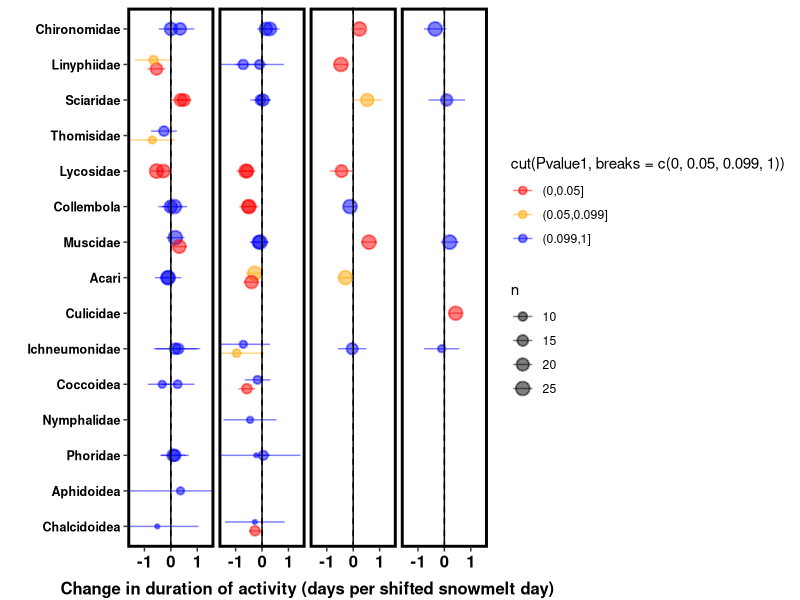
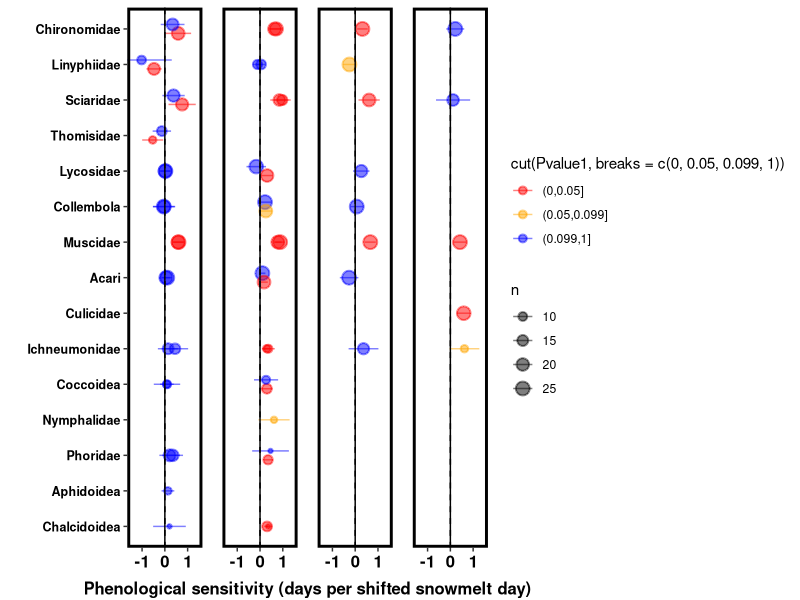
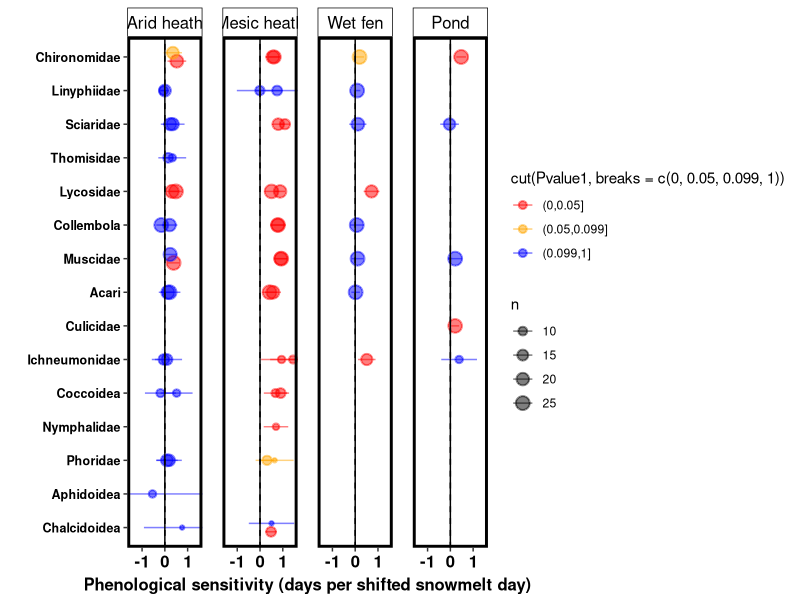
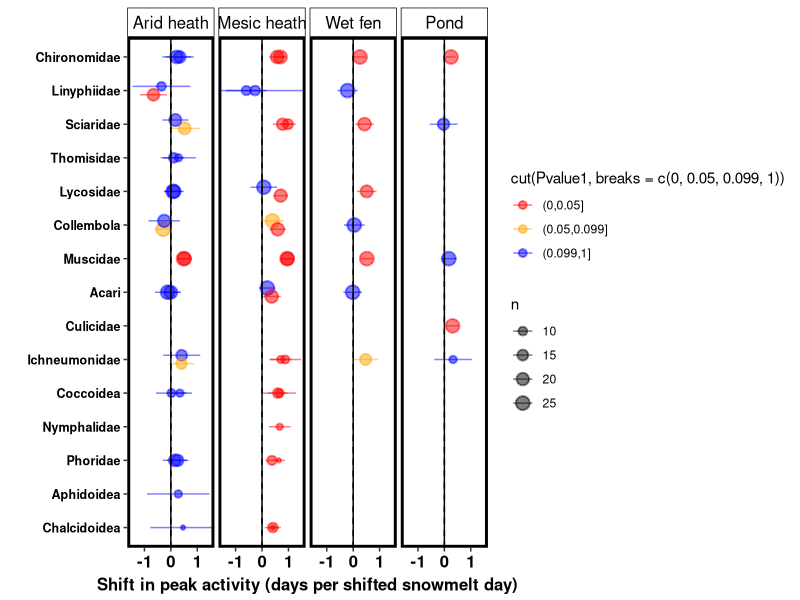

The R script that drew these images, in order: (Note: this script raises an error after producing the figures.)
####Figure 3 and 4 - phenological responses of taxa-by-plot combinations####

pkgs <- c("tidyverse", "readxl", "corrplot")

vapply(pkgs, library, FUN.VALUE = logical(1L), character.only = TRUE,
       logical.return = TRUE)


df_summary <-
  readxl::read_xlsx("Data/phenology_data/Dataset_summaries/df_summary_all_air_detrend_ptd.xlsx")


df_summary %>%
  mutate(Order = case_when(
    SpeciesID == "Acari" ~ "Decomposer",
    SpeciesID == "Muscidae" ~ "Mixed feeder",
    SpeciesID == "Aphidoidea" ~ "Herbivor",
    SpeciesID == "Chalcidoidea" ~ "Parasitoid",
    SpeciesID == "Chironomidae" ~ "Mixed feeder",
    SpeciesID == "Coccoidea" ~ "Herbivor",
    SpeciesID == "Collembola" ~ "Decomposer",
    SpeciesID == "Culicidae" ~ "Mixed feeder",
    SpeciesID == "Ichneumonidae" ~ "Parasitoid",
    SpeciesID == "Linyphiidae" ~ "Predator",
    SpeciesID == "Lycosidae" ~ "Predator",
    SpeciesID == "Sciaridae" ~ "Mixed feeder",
    SpeciesID == "Nymphalidae" ~ "Mixed feeder",
    SpeciesID == "Phoridae" ~ "Mixed feeder",
    SpeciesID == "Scathophagidae" ~ "Mixed feeder",
    SpeciesID == "Thomisidae" ~ "Predator")) -> df_summary


df_Onset <- subset(df_summary, Pheno_event == "Onset")
df_Peak <- subset(df_summary, Pheno_event == "Peak")
df_End <- subset(df_summary, Pheno_event == "End")
df_Duration <- subset(df_summary, Pheno_event == "Duration")


df_Onset$SpeciesID <- factor(df_Onset$SpeciesID,                 # Relevel group factor
                             levels = c("Chalcidoidea", "Aphidoidea", "Phoridae", "Nymphalidae", "Coccoidea", "Ichneumonidae", "Culicidae", "Acari",
                                        "Muscidae", "Collembola", "Lycosidae", "Thomisidae", "Sciaridae", "Linyphiidae", "Chironomidae"))
df_Peak$SpeciesID <- factor(df_Peak$SpeciesID,                 # Relevel group factor
                            levels = c("Chalcidoidea", "Aphidoidea", "Phoridae", "Nymphalidae", "Coccoidea", "Ichneumonidae", "Culicidae", "Acari",
                                       "Muscidae", "Collembola", "Lycosidae", "Thomisidae", "Sciaridae", "Linyphiidae", "Chironomidae"))
df_End$SpeciesID <- factor(df_Peak$SpeciesID,                 # Relevel group factor
                           levels = c("Chalcidoidea", "Aphidoidea", "Phoridae", "Nymphalidae", "Coccoidea", "Ichneumonidae", "Culicidae", "Acari",
                                      "Muscidae", "Collembola", "Lycosidae", "Thomisidae", "Sciaridae", "Linyphiidae", "Chironomidae"))
df_Duration$SpeciesID <- factor(df_Duration$SpeciesID,                 # Relevel group factor
                                levels = c("Chalcidoidea", "Aphidoidea", "Phoridae", "Nymphalidae", "Coccoidea", "Ichneumonidae", "Culicidae", "Acari",
                                           "Muscidae", "Collembola", "Lycosidae", "Thomisidae", "Sciaridae", "Linyphiidae", "Chironomidae"))

df_Onset$Habitat <- factor(df_Onset$Habitat,                 # Relevel group factor
                           levels = c("Arid heath", "Mesic heath", "Wet fen", "Pond"))

df_Peak$Habitat <- factor(df_Peak$Habitat,                 # Relevel group factor
                          levels = c("Arid heath", "Mesic heath", "Wet fen", "Pond"))

df_Duration$Habitat <- factor(df_Duration$Habitat,                 # Relevel group factor
                              levels = c("Arid heath", "Mesic heath", "Wet fen", "Pond"))

df_End$Habitat <- factor(df_End$Habitat,                 # Relevel group factor
                         levels = c("Arid heath", "Mesic heath", "Wet fen", "Pond"))


Onset <- ggplot(df_Onset, aes(x = Slope1, y = SpeciesID, xmin = CI_lwr1, xmax = CI_upr1, color = cut(Pvalue1, breaks = c(0, 0.05, 0.099, 1))))+
  xlab("Phenological sensitivity (days per shifted snowmelt day)")+
  ylab("")+
  #scale_shape(guide = "none")+
  geom_pointrange(aes(size = n), alpha = 0.5, position = position_dodge(width = 0.5))+
  scale_size(range=c(0.2,1))+
  geom_vline(xintercept=0, lty=2)+
  scale_color_manual(values = c('red', 'orange', 'blue'),
                     limits = c('(0,0.05]', '(0.05,0.099]', '(0.099,1]'))+
  scale_x_continuous(limits=c(-1.5,1.5), breaks = c(-1,0,1), oob=scales::rescale_none)+
  #geom_boxplot(varwidth = TRUE)+
  facet_grid(~ Habitat, scales = "free_x")+
  #scale_color_viridis_d(guide = "none")+
  geom_vline(xintercept = 0)+
  theme(panel.background = element_rect(fill = "white"), panel.spacing = unit(1, "lines"),
        axis.text.x = element_text(face = "bold", size = 12, color = "black"), 
        strip.text.x = element_text(angle = 0, size = 12, color = "black"),
        axis.title.x = element_text(face = "bold", size = 12, color = "black", vjust = 0.5), 
        axis.text.y = element_text(face = "bold", size = 9, color = "black"), panel.border = element_rect(color = "black", fill = NA, size = 2),
        strip.background = element_rect(colour = "black", fill = "white"))

Peak <- ggplot(df_Peak, aes(x = Slope1, y = SpeciesID, xmin = CI_lwr1, xmax = CI_upr1, color = cut(Pvalue1, breaks = c(0, 0.05, 0.099, 1))))+
  xlab("Shift in peak activity (days per shifted snowmelt day)")+
  ylab("")+
  #scale_colour_discrete(name = "Taxon")+
  #scale_shape(guide = "none")+
  geom_pointrange(aes(size = n), alpha = 0.5, position = position_dodge(width = 0.5))+
  scale_size(range=c(0.2,1))+
  geom_vline(xintercept=0, lty=2)+
  scale_color_manual(values = c('red', 'orange', 'blue'),
                     limits = c('(0,0.05]', '(0.05,0.099]', '(0.099,1]'))+
  scale_x_continuous(limits=c(-1.5,1.5), breaks = c(-1,0,1), oob=scales::rescale_none)+
  #geom_boxplot(varwidth = TRUE)+
  facet_grid(~ Habitat, scales = "free_x")+
  #scale_color_viridis_d(guide = "none")+
  geom_vline(xintercept = 0)+
  theme(panel.background = element_rect(fill = "white"), panel.spacing = unit(0.2, "lines"),
        axis.text.x = element_text(face = "bold", size = 12, color = "black"), 
        strip.text.x = element_text(angle = 0, size = 12, color = "black"),
        axis.title.x = element_text(face = "bold", size = 12, color = "black", vjust = 0.5), 
        axis.text.y = element_text(face = "bold", size = 9, color = "black"), panel.border = element_rect(color = "black", fill = NA, size = 2),
        strip.background = element_rect(colour = "black", fill = "white"))

End <- ggplot(df_End, aes(x = Slope1, y = SpeciesID, xmin = CI_lwr1, xmax = CI_upr1, color = cut(Pvalue1, breaks = c(0, 0.05, 0.099, 1))))+
  xlab("Phenological sensitivity (days per shifted snowmelt day)")+
  ylab("")+
  #scale_colour_discrete(name = "Taxon")+
  #scale_shape(guide = "none")+
  geom_pointrange(aes(size = n), alpha = 0.5, position = position_dodge(width = 0.5))+
  scale_size(range=c(0.2,1))+
  geom_vline(xintercept=0, lty=2)+
  scale_color_manual(values = c('red', 'orange', 'blue'),
                     limits = c('(0,0.05]', '(0.05,0.099]', '(0.099,1]'))+
  scale_x_continuous(limits=c(-1.5,1.5), breaks = c(-1,0,1), oob=scales::rescale_none)+
  #geom_boxplot(varwidth = TRUE)+
  facet_grid(~ Habitat, scales = "free_x")+
  #scale_color_viridis_d(guide = "none")+
  geom_vline(xintercept = 0)+
  theme(panel.background = element_rect(fill = "white"), 
        strip.text.y = element_text(angle = 0, color = "black"), 
        strip.text.x = element_blank(), panel.spacing = unit(1, "lines"),
        axis.title.y = element_text(hjust = -3.0, color = "black"), 
        axis.title.x = element_text(face = "bold", size = 12, color = "black", vjust = -0.5), 
        axis.text.y = element_text(face = "bold", size = 9, color = "black"), 
        axis.text.x = element_text(face = "bold", size = 12, color = "black"), 
        panel.border = element_rect(color = "black", fill = NA, size = 2))


Duration <- ggplot(df_Duration, aes(x = Slope1, y = SpeciesID, xmin = CI_lwr1, xmax = CI_upr1, color = cut(Pvalue1, breaks = c(0, 0.05, 0.099, 1))))+
  xlab("Change in duration of activity (days per shifted snowmelt day)")+
  ylab("")+
  #scale_colour_discrete(name = "Taxon")+
  #scale_shape(guide = "none")+
  geom_pointrange(aes(size = n), alpha = 0.5, position = position_dodge(width = 0.5))+
  scale_size(range=c(0.2,1))+
  geom_vline(xintercept=0, lty=2)+
  scale_color_manual(values = c('red', 'orange', 'blue'),
                     limits = c('(0,0.05]', '(0.05,0.099]', '(0.099,1]'))+
  scale_x_continuous(limits=c(-1.5,1.5), breaks = c(-1,0,1), oob=scales::rescale_none)+
  #geom_boxplot(varwidth = TRUE)+
  facet_grid(~ Habitat, scales = "free_x")+
  #scale_color_viridis_d(guide = "none")+
  geom_vline(xintercept = 0)+
  theme(panel.background = element_rect(fill = "white"), 
        strip.text.y = element_text(angle = 0, color = "black"), 
        strip.text.x = element_blank(), panel.spacing = unit(0.2, "lines"),
        axis.title.y = element_text(hjust = -3.0, color = "black"), 
        axis.title.x = element_text(face = "bold", size = 12, color = "black", vjust = -0.5), 
        axis.text.y = element_text(face = "bold", size = 9, color = "black"), 
        axis.text.x = element_text(face = "bold", size = 12, color = "black"), panel.border = element_rect(color = "black", fill = NA, size = 2))


ggarrange(Peak,                             # First row 
          ggarrange(Duration, labels = c("(b) Duration"), hjust = -0.1, vjust = -0.2, align = "v", font.label = list(size = 15), legend = "none"), # Second row with box and dot plots
          ncol = 1, nrow = 2, 
          labels = "(a) Peak", hjust = -0.1, vjust = 1.2, widths = c(1,1), font.label = list(size = 15), legend = "none"                                      # Labels of the scatter plot
)+
  theme(plot.margin = margin(4,2,4,4, "cm"))

ggarrange(Onset,                             # First row 
          ggarrange(End, labels = c("(b) End"), hjust = -0.1, vjust = -0.2, align = "v", font.label = list(size = 20), legend = "none"), # Second row with box and dot plots
          ncol = 1, nrow = 2, 
          labels = "(a) Onset", hjust = -0.1, vjust = 1.2, widths = c(1,1), font.label = list(size = 20), legend = "none"                         # Labels of the scatter plot
)+
  theme(plot.margin = margin(0.4,0.1,0.1,0.1, "cm"))


####Temperature####

Onset_temp <- ggplot(df_Onset, aes(x = Slope2, y = SpeciesID, xmin = CI_lwr2, xmax = CI_upr2, color = cut(Pvalue2, breaks = c(0, 0.05, 0.099, 1))))+
  xlab("Shift in peak activity (days per °C)")+
  ylab("")+
  #scale_shape(guide = "none")+
  geom_pointrange(aes(size = n), position = position_dodge(width = 0.5), alpha = 0.5)+
  scale_size(range=c(0.4,1.5))+
  geom_vline(xintercept=0, lty=2)+
  scale_color_manual(values = c('red', 'orange', 'blue'),
                     limits = c('(0,0.05]', '(0.05,0.099]', '(0.099,1]'))+
  scale_x_continuous(limits=c(-15,15), oob=scales::rescale_none)+
  #geom_boxplot(varwidth = TRUE)+
  facet_grid(~ Habitat)+
  #scale_color_viridis_d(guide = "none")+
  theme(panel.background = element_rect(fill = "white"), panel.spacing = unit(1, "lines"),
        axis.title.x = element_text(face = "bold", size = 15, color = "black", vjust = 0.5),
        axis.text.x = element_text(face = "bold", size = 15, color = "black"), strip.text.x = element_text(angle = 0, size = 15), 
        axis.text.y = element_text(face = "bold", size = 15, color = "black"), 
        panel.border = element_rect(color = "black", fill = NA, size = 2))


Peak_temp <- ggplot(df_Peak, aes(x = Slope2, y = SpeciesID, xmin = CI_lwr2, xmax = CI_upr2, color = cut(Pvalue2, breaks = c(0, 0.05, 0.099, 1))))+
  xlab("Shift in peak activity (days per °C)")+
  ylab("")+
  #xlim(c(-15,10))+
  #scale_colour_discrete(name = "Taxon")+
  #scale_shape(guide = "none")+
  geom_pointrange(aes(size = n), position = position_dodge(width = 0.8), alpha = 0.5)+
  scale_size(range=c(0.2,1))+
  geom_vline(xintercept=0, lty=2)+
  scale_color_manual(values = c('red', 'orange', 'blue'),
                     limits = c('(0,0.05]', '(0.05,0.099]', '(0.099,1]'))+
  scale_x_continuous(limits=c(-15,15), oob=scales::rescale_none)+
  #geom_boxplot(varwidth = TRUE)+
  facet_grid(~ Habitat)+
  #scale_color_viridis_d(guide = "none")+
  theme(panel.background = element_rect(fill = "white"), panel.spacing = unit(0.2, "lines"),
        axis.text.x = element_text(face = "bold", size = 12, color = "black"), 
        strip.text.x = element_text(angle = 0, size = 12, color = "black"),
        axis.title.x = element_text(face = "bold", size = 12, color = "black", vjust = 0.5), 
        axis.text.y = element_text(face = "bold", size = 9, color = "black"), 
        panel.border = element_rect(color = "black", fill = NA, size = 2),
        strip.background = element_rect(colour = "black", fill = "white"))


End_temp <- ggplot(df_End, aes(x = Slope2, y = SpeciesID, xmin = CI_lwr2, xmax = CI_upr2, color = cut(Pvalue2, breaks = c(0, 0.05, 0.099, 1))))+
  xlab("Shift in peak activity (days per °C)")+
  ylab("")+
  #scale_colour_discrete(name = "Taxon")+
  #scale_shape(guide = "none")+
  geom_pointrange(aes(size = n), alpha = 0.5, position = position_dodge(width = 0.5))+
  scale_size(range=c(0.4,1.5))+
  geom_vline(xintercept=0, lty=2)+
  scale_color_manual(values = c('red', 'orange', 'blue'),
                     limits = c('(0,0.05]', '(0.05,0.099]', '(0.099,1]'))+
  scale_x_continuous(limits=c(-15,15), oob=scales::rescale_none)+
  #geom_boxplot(varwidth = TRUE)+
  facet_grid(~ Habitat)+
  #scale_color_viridis_d(guide = "none")+
  theme(panel.background = element_rect(fill = "white"), strip.text.y = element_text(angle = 0), strip.text.x = element_blank(), panel.spacing = unit(1, "lines"),
        axis.title.y = element_text(hjust = -3.0, color = "black"), axis.title.x = element_text(face = "bold", size = 15, color = "black", vjust = 0.5), axis.text.y = element_text(face = "bold", size = 15, color = "black"), 
        axis.text.x = element_text(face = "bold", size = 15, color = "black"), panel.border = element_rect(color = "black", fill = NA, size = 2))


Duration_temp <- ggplot(df_Duration, aes(x = Slope2, y = SpeciesID, xmin = CI_lwr2, xmax = CI_upr2, color = cut(Pvalue2, breaks = c(0, 0.05, 0.099, 1))))+
  xlab("Change in duration of activity (days per °C)")+
  ylab("")+
  #xlim(c(-15,10))+
  #scale_colour_discrete(name = "Taxon")+
  #scale_shape(guide = "none")+
  geom_pointrange(aes(size = n), alpha = 0.5, position = position_dodge(width = 0.8))+
  scale_size(range=c(0.2,1))+
  geom_vline(xintercept=0, lty=2)+
  scale_color_manual(values = c('red', 'orange', 'blue'),
                     limits = c('(0,0.05]', '(0.05,0.099]', '(0.099,1]'))+
  scale_x_continuous(limits=c(-15,15), oob=scales::rescale_none)+
  #geom_boxplot(varwidth = TRUE)+
  facet_grid(~ Habitat)+
  #scale_color_viridis_d(guide = "none")+
  theme(panel.background = element_rect(fill = "white"), 
        strip.text.y = element_text(angle = 0, color = "black"), 
        strip.text.x = element_blank(), panel.spacing = unit(0.2, "lines"),
        axis.title.y = element_text(hjust = -3.0, color = "black"), 
        axis.title.x = element_text(face = "bold", size = 12, color = "black", vjust = -0.5), 
        axis.text.y = element_text(face = "bold", size = 9, color = "black"), 
        axis.text.x = element_text(face = "bold", size = 12, color = "black"), 
        panel.border = element_rect(color = "black", fill = NA, size = 2))


ggarrange(Peak_temp,                             # First row 
          ggarrange(Duration_temp, labels = c("(b) Duration"), hjust = -0.1, vjust = -0.2, align = "v", font.label = list(size = 15), legend = "none"), # Second row with box and dot plots
          ncol = 1, nrow = 2, 
          labels = "(a) Peak", hjust = -0.1, vjust = 1.2, widths = c(1,1), font.label = list(size = 15), legend = "none"                                      # Labels of the scatter plot
)+
  theme(plot.margin = margin(4,2,4,4, "cm"))


ggarrange(Onset_temp,                             # First row 
          ggarrange(End_temp, labels = c("(b) End"), hjust = -0.1, vjust = -0.2, align = "v", font.label = list(size = 20), legend = "none"), # Second row with box and dot plots
          ncol = 1, nrow = 2, 
          labels = "(a) Onset", hjust = -0.1, vjust = 1.2, widths = c(1,1), font.label = list(size = 20), legend = "none"                                      # Labels of the scatter plot
)+
  theme(plot.margin = margin(0.4,0.1,0.1,0.1, "cm"))











